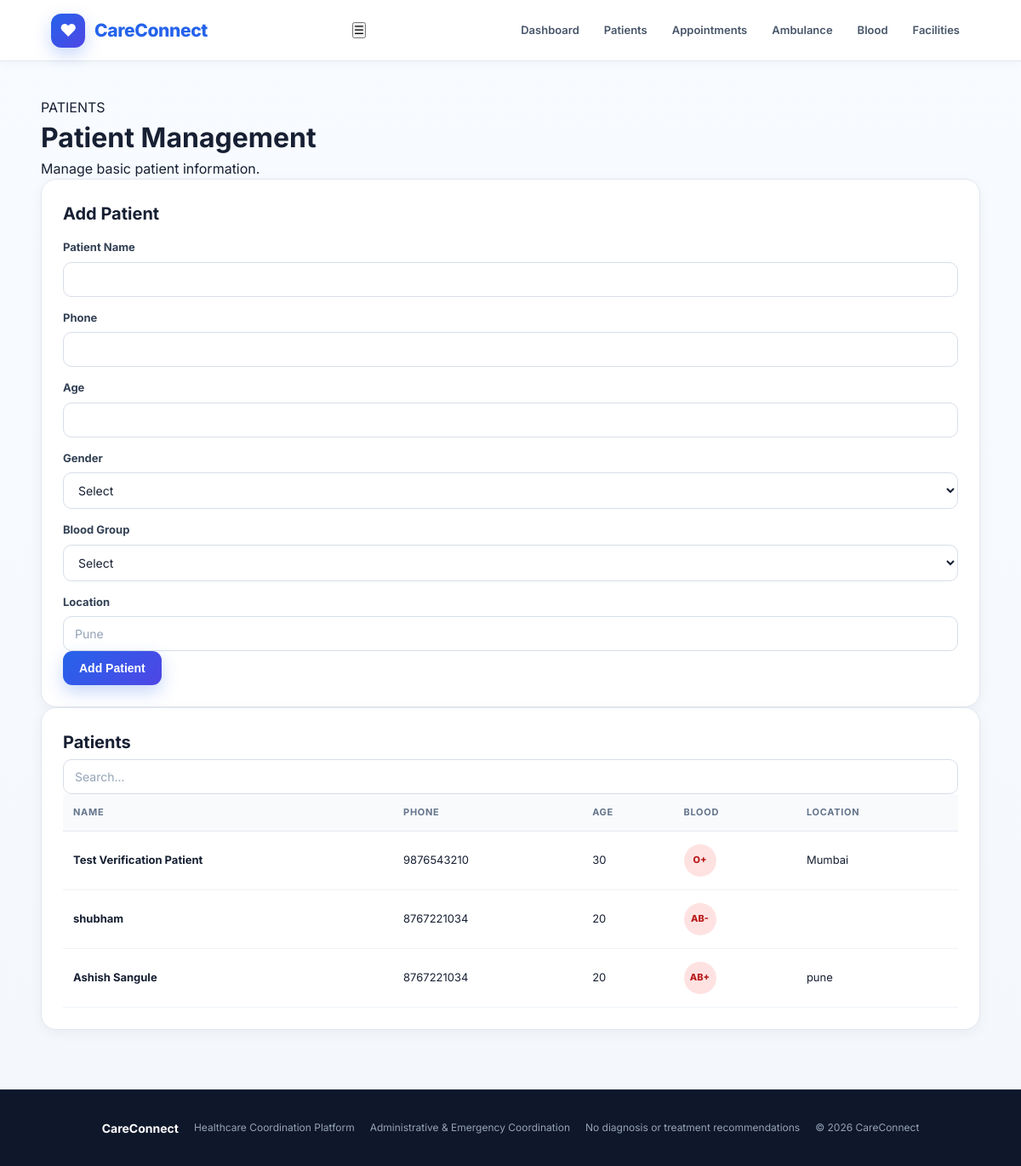
Page /patients on the committed database.
### tables this page shows
CREATE TABLE patients (
            id INTEGER PRIMARY KEY AUTOINCREMENT,
            name TEXT NOT NULL,
            phone TEXT NOT NULL,
            age INTEGER,
            gender TEXT,
            blood_group TEXT,
            location TEXT,
            created_at TEXT DEFAULT CURRENT_TIMESTAMP
        );

### app.py (the view)
@app.route("/patients")
def patients():
    conn = get_db()
    search = request.args.get("search", "")
    if search:
        patients = conn.execute("""
            SELECT *
            FROM patients
            WHERE name LIKE ?
            OR phone LIKE ?
            OR blood_group LIKE ?
            OR location LIKE ?
            ORDER BY id DESC
        """, (
            f"%{search}%",
            f"%{search}%",
            f"%{search}%",
            f"%{search}%"
        )).fetchall()
    else:
        patients = conn.execute("""
            SELECT *
            FROM patients
            ORDER BY id DESC
        """).fetchall()
    conn.close()
    return render_template(
        "patients.html",
        patients=patients,
        search=search
    )

### database.py (called while the page is built)
def get_db():
    conn = sqlite3.connect(DATABASE, check_same_thread=False)
    conn.row_factory = sqlite3.Row
    return conn

### templates/patients.html (shortened to what this page needs)
{% extends "base.html" %}
{% block content %}
<div class="page-header">
    <div>
        <span class="badge">PATIENTS</span>
        <h1>Patient Management</h1>
        <p>
            Manage basic patient information.
        </p>
    </div>
</div>
<div class="two-column">
<div class="panel">
    <h2>Add Patient</h2>
    <form action="/patients/add" method="POST">
        <label>Patient Name</label>
        <input
            type="text"
            name="name"
            required
        >
        <label>Phone</label>
        <input
            type="tel"
            name="phone"
            required
        >
        <label>Age</label>
        <input
            type="number"
            name="age"
            min="0"
            max="120"
        >
        <label>Gender</label>
        <select name="gender">
            <option value="">Select</option>
        </select>
        <label>Blood Group</label>
        <select name="blood_group">
            <option value="">Select</option>
        </select>
        <label>Location</label>
        <input
            type="text"
            name="location"
            placeholder="Pune"
        >
        <button class="btn primary" type="submit">
            Add Patient
        </button>
    </form>
</div>
<div class="panel">
    <div class="table-header">
        <h2>Patients</h2>
        <form method="GET" action="/patients">
            <input
                type="text"
                name="search"
                placeholder="Search..."
                value="{{ search }}"
            >
        </form>
    </div>
    <div class="table-container">
        <table>
            <thead>
                <tr>
                    <th>Name</th>
                    <th>Phone</th>
                    <th>Age</th>
                    <th>Blood</th>
                    <th>Location</th>
                </tr>
            </thead>
            <tbody>
                {% for patient in patients %}
                <tr>
                    <td>
                        <strong>
                            {{ patient["name"] }}
                        </strong>
                    </td>
                    <td>
                        {{ patient["phone"] }}
                    </td>
                    <td>
                        {{ patient["age"] }}
                    </td>
                    <td>
                        <span class="blood-badge">
                            {{ patient["blood_group"] or "N/A" }}
                        </span>
                    </td>
                    <td>
                        {{ patient["location"] }}
                    </td>
                </tr>
                {% else %}
                <tr>
                    <td colspan="5" class="empty">
                        No patients found.
                    </td>
                </tr>
                {% endfor %}
            </tbody>
        </table>
    </div>
</div>
</div>
{% endblock %}

### static/css/style.css (style rules this page uses)
* { margin: 0; padding: 0; box-sizing: border-box; }
:root { --primary: #2563eb; --primary-dark: #1d4ed8; --primary-light: #eff6ff; --success: #16a34a; --success-light: #ecfdf5; --danger: #dc2626; --danger-light: #fef2f2; --warning: #f59e0b; --warning-light: #fffbeb; --text: #172033; --muted: #64748b; --border: #e2e8f0; --bg: #f5f8fc; --white: #ffffff; --shadow-sm: 0 4px 15px rgba(15, 23, 42, 0.05); --shadow: 0 12px 35px rgba(15, 23, 42, 0.08); }
body { font-family: Inter, -apple-system, BlinkMacSystemFont, "Segoe UI", Arial, sans-serif; background: linear-gradient( 180deg, #f8fbff 0%, #f4f7fb 100% ); color: var(--text); min-height: 100vh; line-height: 1.5; }
.btn { display: inline-flex; align-items: center; justify-content: center; gap: 8px; border: none; border-radius: 11px; padding: 12px 19px; font-size: 14px; font-weight: 700; cursor: pointer; transition: transform 0.2s, box-shadow 0.2s, background 0.2s; }
.btn.primary { background: linear-gradient( 135deg, #2563eb, #4f46e5 ); color: white; box-shadow: 0 8px 20px rgba(37, 99, 235, 0.25); }
.panel { background: white; border: 1px solid var(--border); border-radius: 18px; padding: 25px; box-shadow: var(--shadow-sm); }
.panel h2 { font-size: 20px; margin-bottom: 5px; }
label { display: block; color: #334155; font-size: 13px; font-weight: 700; margin: 15px 0 7px; }
input, select, textarea { width: 100%; border: 1px solid #d7dee8; border-radius: 10px; background: #fff; padding: 11px 13px; font-family: inherit; font-size: 14px; color: var(--text); outline: none; transition: border 0.2s, box-shadow 0.2s; }
input::placeholder, textarea::placeholder { color: #94a3b8; }
table { width: 100%; border-collapse: collapse; min-width: 700px; }
thead th { background: #f8fafc; color: #64748b; text-align: left; padding: 13px 12px; font-size: 11px; text-transform: uppercase; letter-spacing: 0.7px; border-bottom: 1px solid var(--border); }
tbody td { padding: 15px 12px; font-size: 13px; border-bottom: 1px solid #eef2f7; vertical-align: middle; }
tbody tr { transition: background 0.2s; }
td strong { display: block; }
.blood-badge { width: 38px; height: 38px; display: inline-flex; align-items: center; justify-content: center; border-radius: 50%; background: #fee2e2; color: #b91c1c; font-size: 11px; font-weight: 800; }

### rows in the picture
patients: name "Test Verification Patient", phone "9876543210", age "30", blood_group "O+", location "Mumbai"
patients: name "shubham", phone "8767221034", age "20", blood_group "AB-"
patients: name "Ashish Sangule", phone "8767221034", age "20", blood_group "AB+", location "pune"
